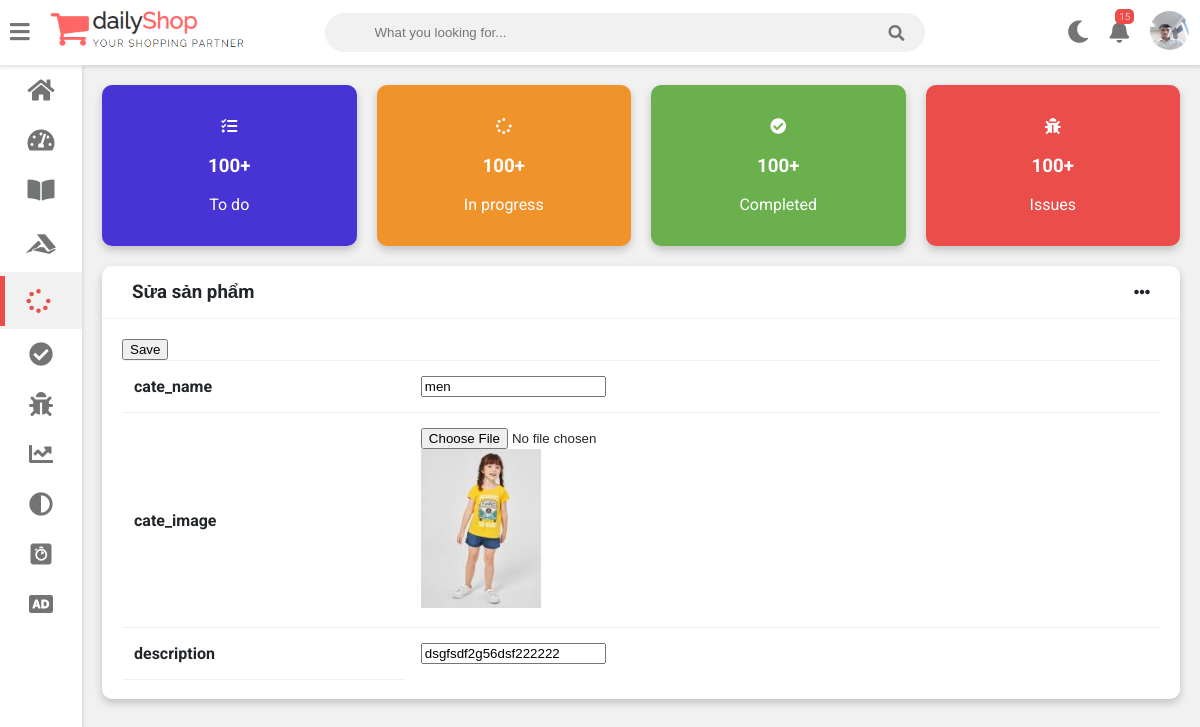
Screenshot of /MarkUps-dailyShop/dailyShop/edit_dm.php?id=1 with the database file from the repository.
### tables this page shows
CREATE TABLE `categories` (
  `cate_id` int(11) NOT NULL,
  `cate_name` varchar(225) NOT NULL,
  `cate_image` varchar(255) NOT NULL,
  `description` varchar(200) NOT NULL
);

### MarkUps-dailyShop/dailyShop/edit_dm.php (the view, shortened to what this page needs)
<?php
require_once "connection.php";
$cate_id = $_GET['id'];
$sql = "SELECT*FROM categories WHERE cate_id= $cate_id";
$stmt = $conn->prepare($sql);
$stmt->execute();
$result = $stmt->fetch(PDO::FETCH_ASSOC);
?>
<!DOCTYPE html>
<html>
<head>
	<link rel="stylesheet" type="text/css" href="https://cdnjs.cloudflare.com/ajax/libs/Chart.js/2.9.3/Chart.min.css">
	<link rel="stylesheet" type="text/css" href="fontawesome-free/css/all.min.css">
	<link rel="stylesheet" type="text/css" href="style.css">
</head>
<body class="overlay-scrollbar">
	<div class="navbar">
		<ul class="navbar-nav">
			<li class="nav-item">
				<a class="nav-link">
					<i class="fas fa-bars" onclick="collapseSidebar()"></i>
				</a>
			</li>
			<li class="nav-item">
				<img src="assets/AT-pro-white1.png" alt="ATPro logo" class="logo logo-light">
			</li>
		</ul>
		<form class="navbar-search">
			<input type="text" name="Search" class="navbar-search-input" placeholder="What you looking for...">
			<i class="fas fa-search"></i>
		</form>
		<ul class="navbar-nav nav-right">
			<li class="nav-item mode">
				<a class="nav-link" href="#" onclick="switchTheme()">
					<i class="fas fa-moon dark-icon"></i>
				</a>
			</li>
			<li class="nav-item dropdown">
				<a class="nav-link">
					<i class="fas fa-bell dropdown-toggle" data-toggle="notification-menu"></i>
					<span class="navbar-badge">15</span>
				</a>
			</li>
			<li class="nav-item avt-wrapper">
				<div class="avt dropdown">
					<img src="assets/beauty_20200521162747.jpg" alt="User image" class="dropdown-toggle" data-toggle="user-menu">
				</div>
			</li>
		</ul>
	</div>
	<div class="sidebar">
		<ul class="sidebar-nav">
			<li class="sidebar-nav-item">
				<a href="index.php" class="sidebar-nav-link">
					<div>
						<i class="fas fa-home"></i>
					</div>
				</a>
			</li>
			<li class="sidebar-nav-item">
				<a href="#sp" class="sidebar-nav-link ">
					<div>
						<i class="fas fa-tachometer-alt"></i>
					</div>
				</a>
			</li>
			<li class="sidebar-nav-item">
				<a href="#dm" class="sidebar-nav-link">
					<div>
						<i class="fas fa-book-open"></i>
					</div>
				</a>
			</li>
			<li class="sidebar-nav-item">
				<a href="#add" class="sidebar-nav-link">
					<div>
						<i class="fab fa-accusoft"></i>
					</div>
				</a>
			</li>
			<li class="sidebar-nav-item">
				<a href="#edit" class="sidebar-nav-link active">
					<div>
						<i class="fas fa-spinner"></i>
					</div>
				</a>
			</li>
			<li class="sidebar-nav-item">
				<a href="#" class="sidebar-nav-link">
					<div>
						<i class="fas fa-check-circle"></i>
					</div>
				</a>
			</li>
			<li class="sidebar-nav-item">
				<a href="#" class="sidebar-nav-link">
					<div>
						<i class="fas fa-bug"></i>
					</div>
				</a>
			</li>
			<li class="sidebar-nav-item">
				<a href="#" class="sidebar-nav-link">
					<div>
						<i class="fas fa-chart-line"></i>
					</div>
				</a>
			</li>
			<li class="sidebar-nav-item">
				<a href="#" class="sidebar-nav-link">
					<div>
						<i class="fas fa-adjust"></i>
					</div>
				</a>
			</li>
			<li class="sidebar-nav-item">
				<a href="#" class="sidebar-nav-link">
					<div>
						<i class="fab fa-algolia"></i>
					</div>
				</a>
			</li>
			<li class="sidebar-nav-item">
				<a href="#" class="sidebar-nav-link">
					<div>
						<i class="fas fa-audio-description"></i>
					</div>
				</a>
			</li>
		</ul>
	</div>
	<div class="wrapper">
		<div class="row">
			<div class="col-3 col-m-6 col-sm-6">
				<div class="counter bg-primary">
					<p>
						<i class="fas fa-tasks"></i>
					</p>
					<h3>100+</h3>
					<p>To do</p>
				</div>
			</div>
			<div class="col-3 col-m-6 col-sm-6">
				<div class="counter bg-warning">
					<p>
						<i class="fas fa-spinner"></i>
					</p>
					<h3>100+</h3>
					<p>In progress</p>
				</div>
			</div>
			<div class="col-3 col-m-6 col-sm-6">
				<div class="counter bg-success">
					<p>
						<i class="fas fa-check-circle"></i>
					</p>
					<h3>100+</h3>
					<p>Completed</p>
				</div>
			</div>
			<div class="col-3 col-m-6 col-sm-6">
				<div class="counter bg-danger">
					<p>
						<i class="fas fa-bug"></i>
					</p>
					<h3>100+</h3>
					<p>Issues</p>
				</div>
			</div>
		</div>
		<div class="row" id="add">
			<div class="col-12 col-m-12 col-sm-12">
				<div class="card">
					<div class="card-header">
						<h3>
							Sửa sản phẩm
						</h3>
						<i class="fas fa-ellipsis-h"></i>
					</div>
					<div class="card-content">
						<table>
							<thead>
								<form action="" method="post" enctype="multipart/form-data">
									<tr>
										<th>cate_name</th>
										<td><input type="text" placeholder="cate_name" name="cate_name" value="<?= $result['cate_name'] ?>"></td>
									</tr>
									<tr>
										<th>cate_image</th>
										<td><input type="file" name="cate_image" id="">
											<?php if (!empty($result['cate_image'])) : ?>
												<br>
												<img src="../images/<?= $result['cate_image'] ?>" width="120" alt="">
											<?php endif; ?>
										</td>
									</tr>
									<tr>
										<th>description</th>
										<td><input type="text" placeholder="description" name="description" value="<?= $result['description'] ?>"></td>
									</tr>
									<tr>
										<button type="submit" name="btn"onclick="return confirm('Ban có chắc muốn sửa ?')">Save</button>
									</tr>
								</form>
							</thead>
						</table>
					</div>
				</div>
			</div>
		</div>
	</div>
</body>
</html>

### rows the page displays
categories: cate_name "men", cate_image (picture), description "dsgfsdf2g56dsf222222"
